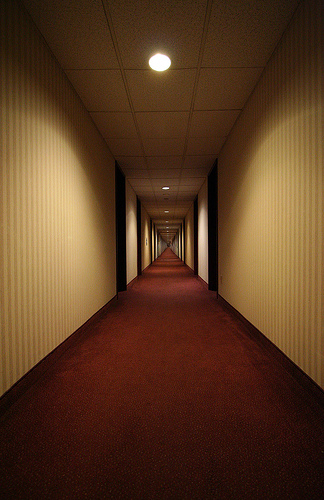
#> input picture DU4/chodba.jpg, 324 x 500 px
$ python du4.py
#> lines starting #> are read from the running program, lines starting #| are printed output that depends on the picture; after the words box and inside, x2 and y2 are one past the last pixel; in counts of white or black regions, pixels touching at a corner belong together; long printed decimals are rounded
import cv2 as cv
import sys
import numpy as np

# 1. Nájdite si obrázok chodby. Môžete prispôsobiť rozlíšenie. Môžete použiť aj vlastnú fotku nejakej chodby.
cv.samples.addSamplesDataSearchPath("./images/")
img = cv.imread(cv.samples.findFile("chodba.jpg"))
#> img is the input picture: shape (500, 324, 3); mean B, G, R 33.8, 58.7, 90.7
if img is None:
    sys.exit("Could not read the image.")

# 2. Obrázok konvertujte na šedotónový
img_gray = cv.cvtColor(img, cv.COLOR_RGBA2GRAY)
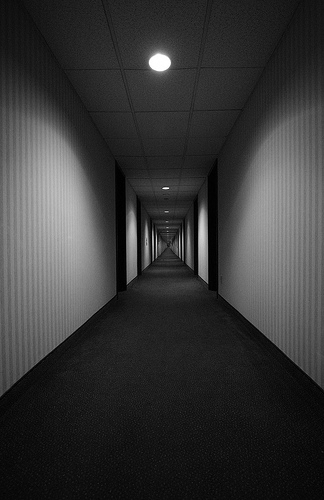
#> img_gray: shape (500, 324); min 0, max 255, mean 54.9
cv.imwrite("./output/chodba_gray.jpg", img_gray)

# 3. Ekvalizujte histogram
img_eq = cv.equalizeHist(img_gray)
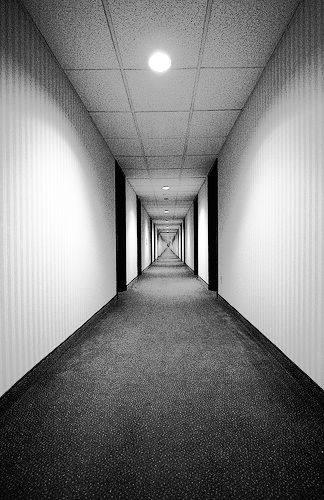
#> img_eq: shape (500, 324); min 0, max 255, mean 128.8
cv.imwrite("./output/chodba_eq.jpg", img_eq)

# 4. Aplikujte 45° masku (je v článku – ide o maticu 3×3 kde na diagonále sú 2 a na ostatných miestach -1),
# [[-1,-1,2],[-1,2,-1],[2,-1,-1]]
# kernel = np.array([[-1, -1, 2], [-1, 2, -1], [2, -1, -1]])
# img_masked = cv.filter2D(img_eq, -1, kernel)
# cv.imwrite("./output/chodba_masked.jpg", img_masked)


# 5. Aplikujte Cannyho detektor na detekciu hrán
img_edges = cv.Canny(img_eq, 240, 255)
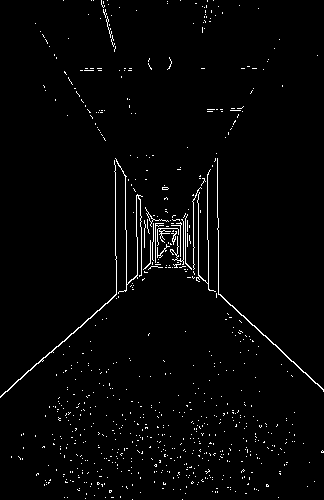
#> img_edges: shape (500, 324); 2.1% white in thin lines or dots
cv.imwrite("./output/chodba_edges.jpg", img_edges)

# 6.Použite Hough transformáciu na získanie čiar. Odporúčam HoughLinesP, kde je výstupom zoznam čiar,
# ktoré sú tvorené štvoricou čísel (x a y súradnice začiatočného a koncového bodu)
lines = cv.HoughLinesP(img_edges, 1, np.pi / 120, 50, 200, 6)
#> lines = 24 rows, first 6: [220, 295, 290, 359], [64, 340, 71, 333], [126, 285, 137, 275], [30, 370, 56, 346], [64, 341, 116, 294], [115, 255, 115, 172]
#print(lines)
img_hough = img
for line in lines:
    for x1, y1, x2, y2 in line:
        if abs(x2 - x1) < 4:
            continue
        cv.line(img_hough, (x1, y1), (x2, y2), (0, 255, 0), 2)
#> this loop made 24 passes
#> line on passes 1 to 12: [[220, 295, 290, 359]], [[64, 340, 71, 333]], [[126, 285, 137, 275]], [[30, 370, 56, 346]], [[64, 341, 116, 294]], [[115, 255, 115, 172]], [[198, 275, 198, 203]], [[126, 245, 126, 283]], [[207, 219, 207, 239]], [[0, 397, 18, 379]], [[291, 360, 323, 389]], [[193, 246, 193, 202]]
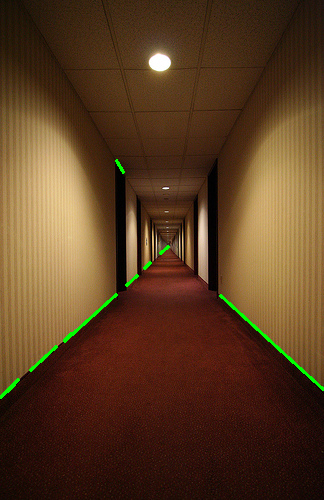
#> img_hough: shape (500, 324, 3); 0.68% of pixels changed, all inside (x1, y1, x2, y2) = (0, 159, 324, 399)

# [16 lines of commented-out code are left out]
cv.imwrite("./output/chodba_hough.jpg", img_hough)


# 7. Aplikujte K-means (k=4) na množine bodov – koncových bodov detegovaných čiar.
# Výsledné centroidy pre klastre vykreslite do pôvodného obrázka.
lines = np.reshape(lines, (-1, 2))
#> lines = 48 pairs, first value 0 to 323, second value 23 to 397
lines = np.float32(lines)
criteria = (cv.TERM_CRITERIA_EPS + cv.TERM_CRITERIA_MAX_ITER, 10, 1.0)
#> criteria = (3, 10, 1)
flags = cv.KMEANS_RANDOM_CENTERS
#> flags = 0
ret, label, center = cv.kmeans(lines, 4, None, criteria, 10, flags)
#> ret = 111149.1; label = 48 values, max 3 at index 1, min 0 at index 0, mean 0.667; center = [[169, 250.4], [36, 364.6], [130.4, 128.6], [301.3, 369.3]]
print(center)
#| [[169.034 250.448]
#|  [ 36.      364.556]
#|  [130.429 128.571]
#|  [301.333 369.333]]

# [10 lines of commented-out code are left out]
ret2, label2, center2 = cv.kmeans(center, 1, None, criteria, 10, flags)
#> ret2 = 75226.1; label2 = [0, 0, 0, 0]; center2 = [[159.2, 278.2]]
print("vysledok")
print(center2)
#| [[159.1991  278.227]]
img_kmeans = img
cv.circle(img_kmeans, (159, 278), 3, (0, 0, 255))
#> img_kmeans: shape (500, 324, 3); 0.01% of pixels changed, all inside (x1, y1, x2, y2) = (156, 275, 163, 282)

cv.imwrite("./output/chodba_kmeans.jpg", img_kmeans)

# [6 lines of commented-out code are left out]
